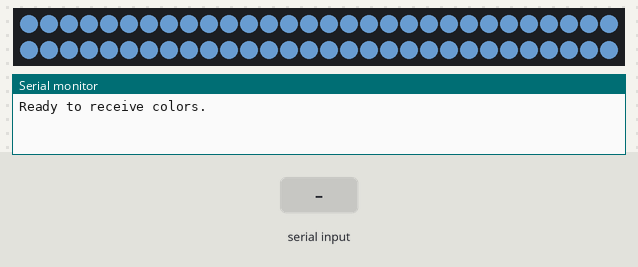
Simulated run of this sketch. Board: Arduino Uno, built with avr-gcc and run on an emulated ATmega328P. Parts: 60 RGB LEDs in strip order, left to right, continuing on the next row, the last lines printed to the serial monitor. Inputs (shaded band) come from the test bench. Dim RGB values are drawn brighter than linear.

Above: at 2.6 s.
2.7 s: "90,45,200\n" received over Serial
At 5.2 s:
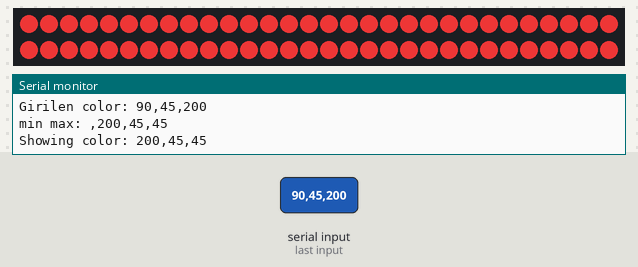
Timing chart, 0 to 6.7 s (numbered marks = the images above; inputs shaded):
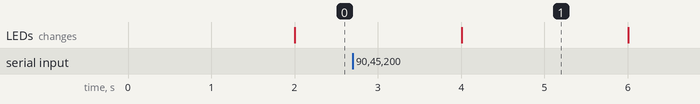

Measured:
- after the input at 2.7 s, the LEDs: change after 1.3 s (image 1)

The sketch:

LedStripColorTester.ino
```cpp
/* LedStripColorTester: Example Arduino sketch that lets you
 * type in a color on a PC and see it on the LED strip.
 *
 * To use this, you will need to plug an Addressable RGB LED
 * strip from Pololu into pin 12.  After uploading the sketch,
 * select "Serial Monitor" from the "Tools" menu.  In the input
 * box, type a color and press enter.
 *
 * The format of the color should be "R,G,B!" where R, G, and B
 * are numbers between 0 and 255 representing the brightnesses
 * of the red, green, and blue components respectively.
 *
 * For example, to get green, you could type:
 *   40,100,0!
 *
 * You can leave off the exclamation point if you change the
 * Serial Monitor's line ending setting to be "Newline" instead
 * of "No line ending".
 *
 * Please note that this sketch only transmits colors to the
 * LED strip after it receives them from the computer, so if
 * the LED strip loses power it will be off until you resend
 * the color.
 */

#include <PololuLedStrip.h>
#include <stdlib.h>

// Create an ledStrip object and specify the pin it will use.
PololuLedStrip<2> ledStrip;

// Create a buffer for holding the colors (3 bytes per color).
#define LED_COUNT 60
rgb_color colors[LED_COUNT];

rgb_color change_color(int redInput,int greenInput,int blueInput);
int find_max(int red,int green,int blue);
int find_min(int red,int green,int blue);
rgb_color transition_color(rgb_color color);
void colYaz(String msg, rgb_color col);

#define DELAY 500 // 0.5 saniye
rgb_color color;
static int gap;

void setup() {
  // Start up the serial port, for communication with the PC.
  Serial.begin(115200);
  Serial.println("Ready to receive colors.");
color.red=60;
color.green=90;
color.blue=120;
}


//---------------------------------------------------------------------------------------
//---------------------------------------------------------------------------------------
void ledGoster(rgb_color col)
{

      // Update the colors buffer.
      for (uint16_t i = 0; i < LED_COUNT; i++)
        {
        colors[i] = col;
        }

      // Write to the LED strip.
      ledStrip.write(colors, LED_COUNT);

}
//---------------------------------------------------------------------------------------
void serial_check(void)
{
   if (Serial.available())
    {
    char c = Serial.peek();
    if (!(c >= '0' && c <= '9'))
      {
      Serial.read();  // Discard non-digit character
      }
      else
      {
      // Read the color from the computer.
      color.red = Serial.parseInt();
      color.green = Serial.parseInt();
      color.blue = Serial.parseInt();
      gap=abs(color.red - color.green);
      Serial.print("Girilen color: ");
      Serial.print(color.red);
      Serial.print(",");
      Serial.print(color.green);
      Serial.print(",");
      Serial.println(color.blue);


      color=change_color(color.red,color.green,color.blue);


      ledGoster(color);

      Serial.print("Showing color: ");
      Serial.print(color.red);
      Serial.print(",");
      Serial.print(color.green);
      Serial.print(",");
      Serial.println(color.blue);
      }
    }

}
//---------------------------------------------------------------------------------------
void loop()
{
static int counter=0;
serial_check();

delay(4*DELAY);
switch ((counter+1)%3)
    {
    case 0:  //red
        if(counter%2==0) // arttır
          {
          color.red=color.red+gap;

          }
          else
          {
          color.red=color.red-gap;
          }
        break;
    case 1: //green
        if(counter%2==0)
          {
          color.green=color.green+gap;
          }
          else
          {
          color.green=color.green-gap;
          }
        break;
    case 2: //blue
        if(counter%2==0){
            color.blue=color.blue+gap;
        }else {
            color.blue=color.blue-gap;
        }
        break;
    }
ledGoster(color);
//colYaz("loop: ",color);
delay(4*DELAY);
counter++;
//Serial.println("Gap is:");
//Serial.println(gap);

}


/*----------------------------------------------------------*/
/*----------------------------------------------------------*/
/*----------------------------------------------------------*/
int find_max(int red,int green,int blue)
{
  if (red > green)
     {
     if (red > blue)
        {
        return red;
        }
        else
        {
        if (blue > green)
           return blue;
           else
           return green;
        }
     }
     else
     {
     if (blue > green)
        return blue;
        else
        return green;
     }
}

int find_min(int red,int green,int blue)
{
if (red < green)
   {
   if (red < blue)
      {
      return red;
      }
      else
      {
      if (blue< green)
         return blue;
         else
         return green;
      }
    }
    else
    {
    if (blue < green)
       return blue;
       else
       return green;
    }
}


rgb_color change_color(int redInput,int greenInput,int blueInput) {
    int newmin=find_min(redInput,greenInput,blueInput);
    int newmax=find_max(redInput,greenInput,blueInput);
  rgb_color col;
  col.red=newmax;
  col.green=newmin;
  col.blue=newmin;
  //redInput=newmax;
  //greenInput=newmin;
  //blueInput=newmin;
  colYaz("min max: ",col);
return col;
}

void colYaz(String msg, rgb_color col)
{
Serial.print(msg);
  Serial.print(",");
  Serial.print(col.red);
  Serial.print(",");
  Serial.print(col.green);
  Serial.print(",");
  Serial.println(col.blue);
}
```
